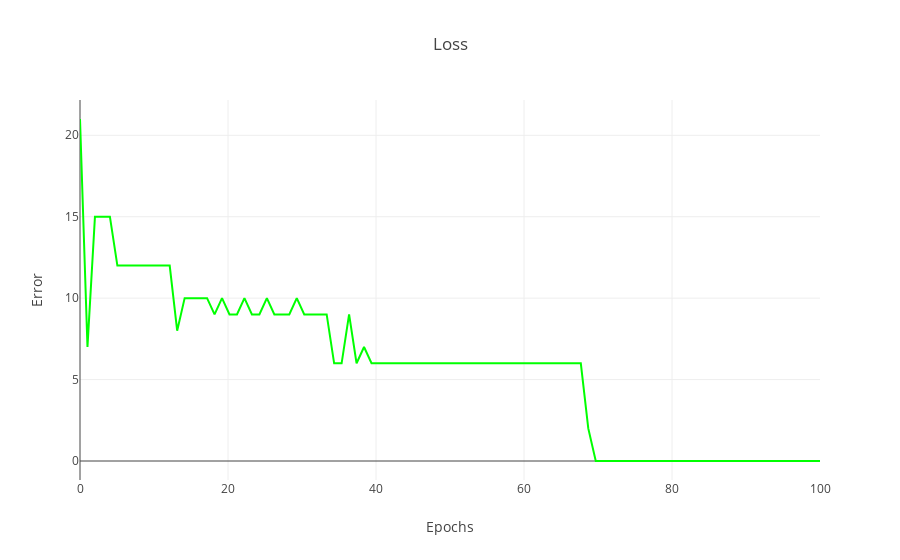

The code cell stored with this chart in its notebook:
### Code cell
errorGraphPoints = go.Scatter(
    x = np.linspace(0, len(perceptron.error), len(perceptron.error)),
    y = perceptron.error,
    mode = 'lines',
    marker = dict(
        symbol = 'circle',
        color = 'rgb(0, 255, 0)'
    ),
    name = 'Loss'   
)

layout = go.Layout(
    title='Loss',
    xaxis=dict(
        title='Epochs'
    ),
    yaxis=dict(
        title='Error'
    )
)

fig = go.Figure(data=[errorGraphPoints], layout=layout)
plt.iplot(fig)

### Figure 1 — Plotly figure (JSON) as saved in the notebook; plotly's stock layout.template omitted (floating-point values rounded to 4 significant figures)
{"data": [{"marker": {"color": "rgb(0, 255, 0)", "symbol": "circle"}, "mode": "lines", "name": "Loss", "type": "scatter", "uid": "45de78b9-3bdc-44ec-8563-9d294066bd87", "x": [0, 1.01, 2.02, 3.03, 4.04, 5.051, 6.061, 7.071, 8.081, 9.091, 10.1, 11.11, 12.12, 13.13, 14.14, 15.15, 16.16, 17.17, 18.18, 19.19, 20.2, 21.21, 22.22, 23.23, 24.24, 25.25, 26.26, 27.27, 28.28, 29.29, 30.3, 31.31, 32.32, 33.33, 34.34, 35.35, 36.36, 37.37, 38.38, 39.39, 40.4, 41.41, 42.42, 43.43, 44.44, 45.45, 46.46, 47.47, 48.48, 49.49, 50.51, 51.52, 52.53, 53.54, 54.55, 55.56, 56.57, 57.58, 58.59, 59.6, 60.61, 61.62, 62.63, 63.64, 64.65, 65.66, 66.67, 67.68, 68.69, 69.7, 70.71, 71.72, 72.73, 73.74, 74.75, 75.76, 76.77, 77.78, 78.79, 79.8, 80.81, 81.82, 82.83, 83.84, 84.85, 85.86, 86.87, 87.88, 88.89, 89.9, 90.91, 91.92, 92.93, 93.94, 94.95, 95.96, 96.97, 97.98, 98.99, 100], "y": [21, 7, 15, 15, 15, 12, 12, 12, 12, 12, 12, 12, 12, 8, 10, 10, 10, 10, 9, 10, 9, 9, 10, 9, 9, 10, 9, 9, 9, 10, 9, 9, 9, 9, 6, 6, 9, 6, 7, 6, 6, 6, 6, 6, 6, 6, 6, 6, 6, 6, 6, 6, 6, 6, 6, 6, 6, 6, 6, 6, 6, 6, 6, 6, 6, 6, 6, 6, 2, 0, 0, 0, 0, 0, 0, 0, 0, 0, 0, 0, 0, 0, 0, 0, 0, 0, 0, 0, 0, 0, 0, 0, 0, 0, 0, 0, 0, 0, 0, 0]}], "layout": {"autosize": true, "title": {"text": "Loss"}, "xaxis": {"autorange": true, "range": [0, 100], "title": {"text": "Epochs"}, "type": "linear"}, "yaxis": {"autorange": true, "range": [-1.167, 22.17], "title": {"text": "Error"}, "type": "linear"}}}
